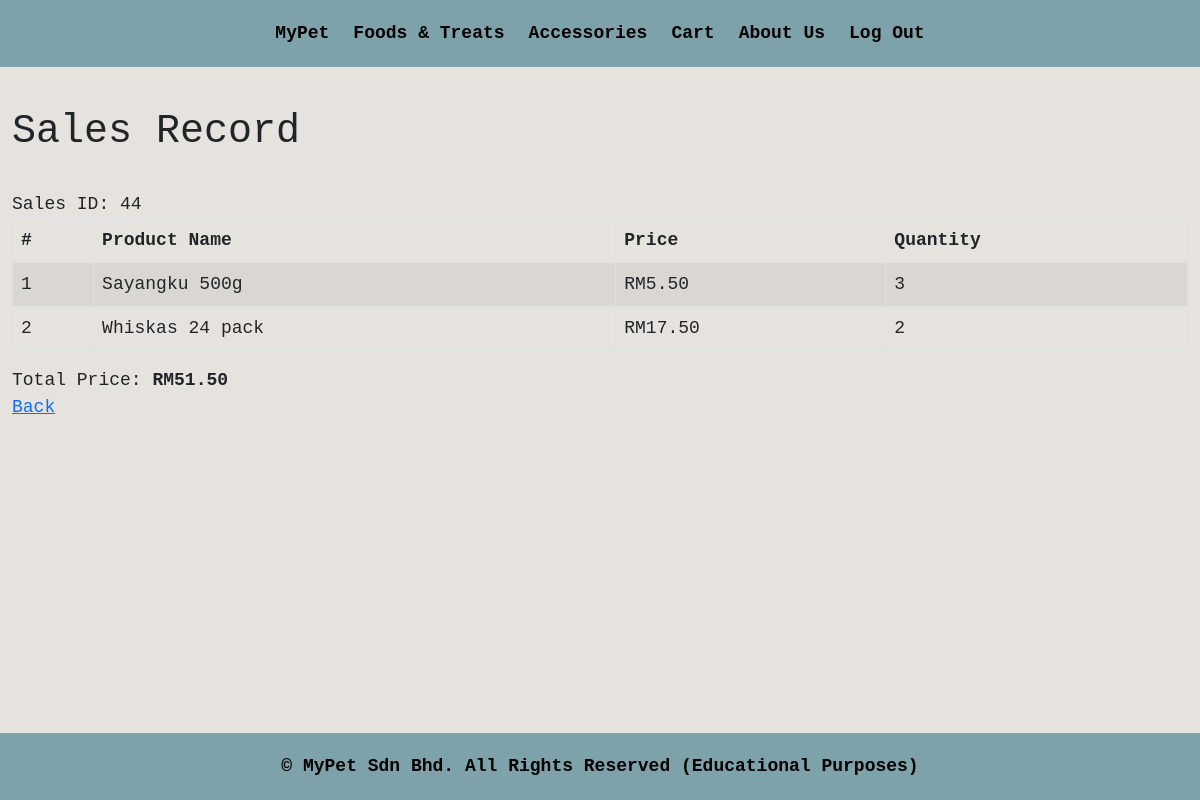
Page /salesrecord_viewcart.php?salesrecord_id=44&total_price=51.50 (signed in) on the committed database.
### tables this page shows
CREATE TABLE IF NOT EXISTS `sales_record` (
  `salesrecord_id` int(11) NOT NULL AUTO_INCREMENT,
  `username` varchar(50) NOT NULL,
  `date_created` datetime NOT NULL DEFAULT CURRENT_TIMESTAMP,
  `total_price` double NOT NULL DEFAULT '0',
  PRIMARY KEY (`salesrecord_id`),
  KEY `FK1_customer` (`username`),
  CONSTRAINT `FK1_customer` FOREIGN KEY (`username`) REFERENCES `customer` (`username`)
);

CREATE TABLE IF NOT EXISTS `product` (
  `name` varchar(100) NOT NULL,
  `prod_id` int(10) NOT NULL AUTO_INCREMENT,
  `type` varchar(50) NOT NULL,
  `quantity` int(100) NOT NULL,
  `price` float NOT NULL,
  `imageprod` varchar(100) NOT NULL,
  PRIMARY KEY (`prod_id`)
);

CREATE TABLE IF NOT EXISTS `cart` (
  `cart_id` int(11) NOT NULL AUTO_INCREMENT,
  `salesrecord_id` int(11) NOT NULL,
  `prod_id` int(11) NOT NULL,
  `cart_quantity` int(11) NOT NULL,
  PRIMARY KEY (`cart_id`),
  KEY `FK1_product` (`prod_id`),
  KEY `FK2_sales_record` (`salesrecord_id`),
  CONSTRAINT `FK1_product` FOREIGN KEY (`prod_id`) REFERENCES `product` (`prod_id`),
  CONSTRAINT `FK2_sales_record` FOREIGN KEY (`salesrecord_id`) REFERENCES `sales_record` (`salesrecord_id`)
);

### salesrecord_viewcart.php (the view, shortened to what this page needs)
<!DOCTYPE html>
<html lang="en">
<head>
    <link rel="stylesheet" href="css/bootstrap.css">
</head>
<body>
    <?php
    if (!isset($_SESSION["loggedin"]) || $_SESSION["loggedin"] !== true) {
        echo ('<div id="header" align="center">');
        echo ('<a href="index.php" >MyPet</a>');
        echo ('<a href="foodsntreats.php">Foods & Treats</a>');
        echo ('<a href="accessories.php">Accessories</a>');
        echo ('<a href="cart.php">Cart</a>');
        echo ('<a href="aboutus.php">About Us</a>');
        echo (' <a href="logoutphp.php">Log Out</a>');
        echo ('</div>');}
     else {
        if ($_SESSION["userlevel"] == "customer") {
            echo ('<div id="header" align="center">');
            echo ('<a href="index.php">MyPet</a>');
            echo ('<a href="foodsntreats.php">Foods & Treats</a>');
            echo ('<a href="accessories.php">Accessories</a>');
            echo ('<a href="cart.php" >Cart</a>');
            echo ('<a href="aboutus.php">About Us</a>');
            echo ('<a href="logoutphp.php">Log Out</a>');
            echo ('</div>');
        } else  if ($_SESSION["userlevel"]== "admin") {
            echo ('<div id="header" align="center">');
            echo ('<a href="index.php">MyPet</a>');
            echo ('<a href="admin.php">Products</a>');
            echo ('<a href="salesrecord.php" style="background-color:#1b383d; color:white">Sales Record</a>');
            echo ('<a href="aboutus.php">About Us</a>');
            echo ('<a href="logoutphp.php">Log Out</a>');
            echo ('</div>');}
    } ?>
    <br><br><br>
    <div class="wrapper">
        <div class="container-fluid">
            <div class="row">
                <div class="col-md-12">
                    <div class="page-header clearfix">
                        <br>
                        <h1 class="pull-left">Sales Record</h1> <br>
                    </div>
                    <?php
                    require_once "fx.php";
                    $sql = "SELECT * FROM sales_record JOIN cart USING (salesrecord_id) JOIN customer USING (username) JOIN product USING (prod_id) WHERE salesrecord_id = " . $_GET['salesrecord_id'] . ";";
                    echo "Sales ID: " . $_GET['salesrecord_id'] . " <br>";
                    if ($result = mysqli_query($conn, $sql)) {
                        if (mysqli_num_rows($result) > 0) {
                            echo "<table class='table table-bordered table-striped'>";
                            echo "<thead>";
                            echo "<tr>";
                            echo "<th>#</th>";
                            echo "<th>Product Name</th>";
                            echo "<th>Price</th>";
                            echo "<th>Quantity</th>";
                            echo "</tr>";
                            echo "</thead>";
                            echo "<tbody>";
                            $no = 0;
                            while ($row = mysqli_fetch_array($result)) {
                                $no++;
                                echo "<tr>";
                                echo "<td>" . $no . "</td>";
                                echo "<td>" . $row['name'] . "</td>";
                                echo "<td>RM" . number_format($row['price'], 2) . "</td>";
                                echo "<td>" . $row['cart_quantity'] . "</td>";
                                echo "</tr>";
                            }
                            echo "</tbody>";
                            echo "</table>";
                            echo "Total Price: <b>RM" . $_GET['total_price']. "</b>";
                            echo "<br><a href='salesrecord.php'>Back</a>";
                        } else {
                            echo "<p class='lead'><em>No records were found.</em></p>";
                        }
                    } else {
                        echo "ERROR: Could not able to execute $sql. " . mysqli_error($link);
                    }
                    ?>
                </div>
                <br><br>
                <div id="footer">
                    <b>&copy; MyPet Sdn Bhd. All Rights Reserved (Educational Purposes)</b>
                </div>
            </div>
        </div>
    </div>
</body>
</html>

### salesrecord_viewcart.php (style rules this page uses)
body { margin: 0; font-family: monospace; background-color: #E6E2DD; font-size: 18px; }
#header { top: 0; width: 100%; position: fixed; overflow: hidden; background-color: #7DA2A9; padding: 20px 10px; }
#header a { color: black; padding: 12px; font-size: 18px; font-weight: bold; text-decoration: none; line-height: 25px; border-radius: 4px; }
#footer { overflow: hidden; padding: 20px 10px; background-color: #7DA2A9; color: black; text-align: center; position: fixed; width: 100%; bottom: 0; }

### rows in the picture
sales_record: product.name "Sayangku 500g", product.price "5.50", cart.cart_quantity "3", product.name "Whiskas 24 pack", product.price "17.50", cart.cart_quantity "2"

### other values in the picture
$_GET['salesrecord_id'] "44"
$_GET['total_price'] "51.50"
